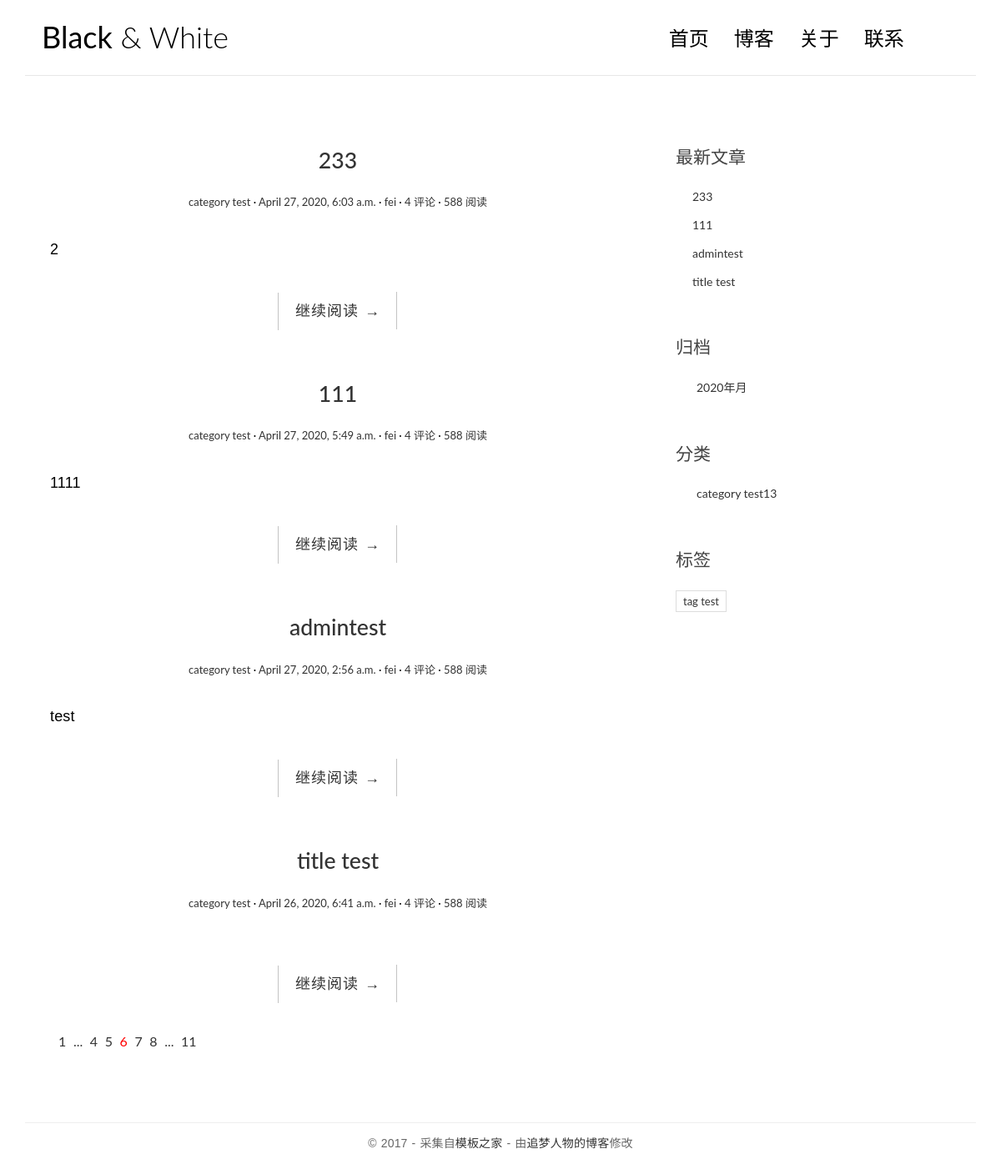
The app's page /, older data.
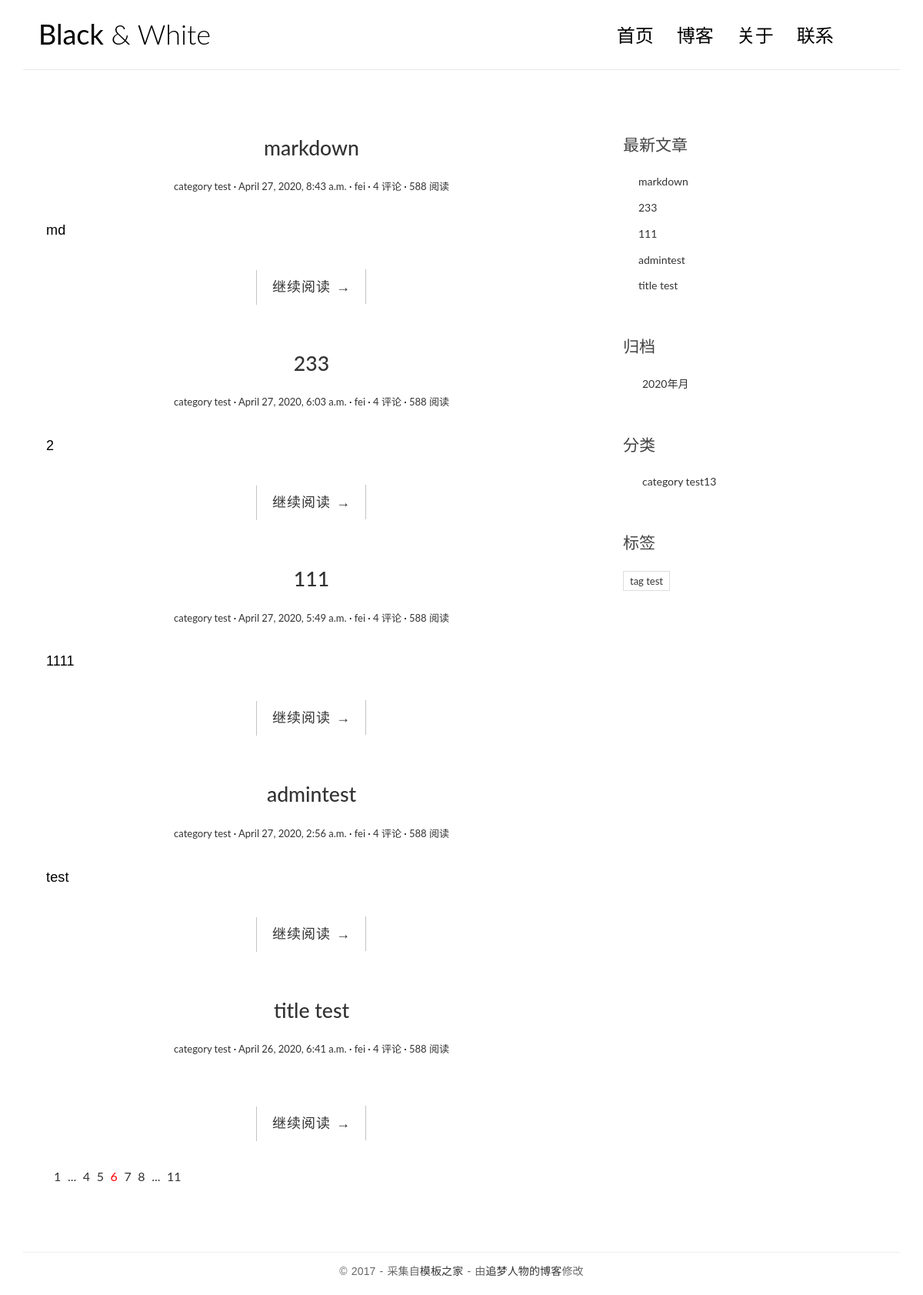
The same page, newer data.
### blog/models.py (models this page shows, shortened)
class Post(models.Model):
    class Meta:
        verbose_name = '文章'
        verbose_name_plural = verbose_name
    title = models.CharField('标题', max_length=100)
    body = models.TextField('正文', max_length=100000)
    created_time = models.DateTimeField('创建时间', default=timezone.now)
    modified_time = models.DateTimeField('修改时间')
    excerpt = models.CharField('摘要', max_length=100, blank=True)
    category = models.ForeignKey(Category, verbose_name='分类', on_delete=models.CASCADE)
    tags = models.ManyToManyField(Tag, verbose_name='标签', blank=True)
    author = models.ForeignKey(User, verbose_name='作者', on_delete=models.CASCADE)
    def get_absolute_url(self):
        return reverse('blog:detail', kwargs={'pk': self.pk})

class Category(models.Model):
    name = models.CharField(max_length=100)
    class Meta:
        verbose_name = '分类'
        verbose_name_plural = verbose_name

class Tag(models.Model):
    name = models.CharField(max_length=100)
    class Meta:
        verbose_name = '标签'
        verbose_name_plural = verbose_name

### blog/views.py (the view)
# urls.py: path('', views.index, name='index'),
def index(request):
    post_list = Post.objects.all().order_by('-created_time')
    return render(request, 'blog/index.html', context={
        'post_list': post_list
    })

### blog/templatetags/blog_extra.py (called while the page is built)
@register.inclusion_tag('blog/inclusions/_recent_posts.html', takes_context=True)
def show_recent_posts(context, num=5):
    return {
        'recent_post_list': Post.objects.all().order_by('-created_time')[:num]
    }

@register.inclusion_tag('blog/inclusions/_archives.html', takes_context=True)
def show_archives(context):
    return {
        'date_list': Post.objects.dates('created_time', 'month', order='DESC')
    }

@register.inclusion_tag('blog/inclusions/_categories.html', takes_context=True)
def show_categories(context):
    return {
        'category_list': Category.objects.all()
    }

@register.inclusion_tag('blog/inclusions/_tags.html', takes_context=True)
def show_tags(context):
    return {
        'tag_list': Tag.objects.all()
    }

### templates/blog/index.html
{% extends 'base.html' %}
{% block main %}
    {% for post in post_list %}
        <article class="post post-{{ post.pk }}">
            <header class="entry-header">
                <h1 class="entry-title">
                    <a href="{{ post.get_absolute_url }}">{{ post.title }}</a>
                </h1>
                <div class="entry-meta">
                    <span class="post-category"><a href="#">{{ post.category.name }}</a></span>
                    <span class="post-date"><a href="#"><time class="entry-date"
                                                              datetime="{{ post.created_time }}">{{ post.created_time }}</time></a></span>
                    <span class="post-author"><a href="#">{{ post.author }}</a></span>
                    <span class="comments-link"><a href="#">4 评论</a></span>
                    <span class="views-count"><a href="#">588 阅读</a></span>
                </div>
            </header>
            <div class="entry-content clearfix">
                <p>{{ post.excerpt }}</p>
                <div class="read-more cl-effect-14">
                    <a href="{{ post.get_absolute_url }}" class="more-link">继续阅读 <span class="meta-nav">→</span></a>
                </div>
            </div>
        </article>
    {% empty %}
        <div class="no-post">暂时还没有文章</div>
    {% endfor %}
    <div class="pagination">
        <ul>
            <li><a href="">1</a></li>
            <li><a href="">...</a></li>
            <li><a href="">4</a></li>
            <li><a href="">5</a></li>
            <li class="current"><a href="">6</a></li>
            <li><a href="">7</a></li>
            <li><a href="">8</a></li>
            <li><a href="">...</a></li>
            <li><a href="">11</a></li>
        </ul>
    </div>
{% endblock main %}

### templates/base.html (shortened to what this page needs)
{% load static %}
{% load blog_extra %}
<!DOCTYPE html>
<html>
<head>
    <link rel="stylesheet" href="http://code.ionicframework.com/ionicons/2.0.1/css/ionicons.min.css">
    <link rel="stylesheet" href="{% static 'blog/css/bootstrap.min.css' %}">
    <link rel="stylesheet" href="{% static 'blog/css/pace.css' %}">
    <link rel="stylesheet" href="{% static 'blog/css/custom.css' %}">
    <link href="https://cdn.bootcss.com/highlight.js/9.15.8/styles/github.min.css" rel="stylesheet">
</head>
</head>
<body>
<div class="container">
    <header id="site-header">
        <div class="row">
            <div class="col-md-4 col-sm-5 col-xs-8">
                <div class="logo">
                    <h1><a href="index.html"><b>Black</b> &amp; White</a></h1>
                </div>
            </div>
            <div class="col-md-8 col-sm-7 col-xs-4">
                <nav class="main-nav" role="navigation">
                    <div class="collapse navbar-collapse" id="bs-example-navbar-collapse-1">
                        <ul class="nav navbar-nav navbar-right">
                            <li class="cl-effect-11"><a href="index.html" data-hover="首页">首页</a></li>
                            <li class="cl-effect-11"><a href="full-width.html" data-hover="博客">博客</a></li>
                            <li class="cl-effect-11"><a href="about.html" data-hover="关于">关于</a></li>
                            <li class="cl-effect-11"><a href="contact.html" data-hover="联系">联系</a></li>
                        </ul>
                    </div>
                </nav>
            </div>
        </div>
    </header>
</div>
<div class="content-body">
    <div class="container">
        <div class="row">
            <main class="col-md-8">
                {% block main %}
                {% endblock main %}
            </main>
            <aside class="col-md-4">
                {% show_recent_posts %}
                {% show_archives %}
                {% show_categories %}
                {% show_tags %}
            </aside>
        </div>
    </div>
</div>
<footer id="site-footer">
    <div class="container">
        <div class="row">
            <div class="col-md-12">
                <p class="copyright">&copy 2017 - 采集自<a href="http://www.cssmoban.com/"
                                                        target="_blank" title="模板之家">模板之家</a>
                    - 由<a href="http://zmrenwu.com/" title="网页模板" target="_blank">追梦人物的博客</a>修改
                </p>
            </div>
        </div>
    </div>
</footer>
<body>
</body>
</body>
</html>

### templates/blog/inclusions/_recent_posts.html
<div class="widget widget-recent-posts">
    <h3 class="widget-title">最新文章</h3>
    <ul>
        {% for post in recent_post_list %}
            <li>
                <a href="{{ post.get_absolute_url }}">{{ post.title }}</a>
            </li>
        {% empty %}
            暂无文章
        {% endfor %}
    </ul>
</div>

### templates/blog/inclusions/_archives.html
<div class="widget widget-archives">
    <h3 class="widget-title">归档</h3>
    <ul>
        {% for date in date_list %}
            <li>
                <a href="{% url 'blog:archive' date.year date.month %}">{{ date.year }}年{{ data.month }}月</a>
            </li>
        {% empty %}
            暂无归档
        {% endfor %}
    </ul>
</div>

### templates/blog/inclusions/_categories.html
<div class="widget widget-category">
    <h3 class="widget-title">分类</h3>
    <ul>
        {% for category in category_list %}
            <li>
                <a href="{% url 'blog:category' category.pk %}">{{ category.name }}<span class="post-count">13</span></a>
            </li>
        {% empty %}
            暂无分类
        {% endfor %}
    </ul>
</div>

### templates/blog/inclusions/_tags.html
<div class="widget widget-tag-cloud">
    <h3 class="widget-title">标签</h3>
    <ul>
        {% for tag in tag_list %}
            <li>
                <a href="{% url 'blog:tag' tag.pk %}">{{ tag.name }}</a>
            </li>
        {% empty %}
            暂无标签
        {% endfor %}
    </ul>
</div>

### blog/static/blog/css/custom.css (style rules this page uses)
* { outline: none; }
h1, h2, h3, h4, h5, h6 { margin-top: 0; }
b { font-weight: 400; }
a { color: #333; }
body { color: #444; font-family: 'Lato', sans-serif; }
p { font-family: 'Ubuntu', sans-serif; font-weight: 400; word-spacing: 1px; letter-spacing: 0.01em; }
#site-header { background-color: #FFF; padding: 25px 20px; margin-bottom: 40px; border-bottom: 1px solid #e7e7e7; }
.logo h1 a { color: #000; }
.logo h1 { margin: 0; font-family: 'Lato', sans-serif; font-weight: 300; }
.main-nav { margin-top: 11px; max-width: 95%; }
.main-nav a { color: #000000 !important; padding: 0 0 5px 0 !important; margin-right: 30px; font-family: 'Lato', sans-serif; font-weight: 300; font-size: 24px; }
.cl-effect-11 a { padding: 10px 0; color: #0972b4; text-shadow: none; }
.cl-effect-11 a::before { position: absolute; top: 0; left: 0; overflow: hidden; padding: 0 0 5px 0 !important; max-width: 0; border-bottom: 1px solid #000; color: #000; content: attr(data-hover); white-space: nowrap; -webkit-transition: max-width 0.5s; -moz-transition: max-width 0.5s; transition: max-width 0.5s; }
.content-body { padding-bottom: 4em; }
.post { background: #fff; padding: 30px 30px 0; }
.entry-title { text-align: center; font-size: 1.9em; margin-bottom: 20px; line-height: 1.6; padding: 10px 20px 0; }
.entry-meta { text-align: center; color: #DDDDDD; font-size: 13px; margin-bottom: 30px; }
.entry-content { font-size: 18px; line-height: 1.9; font-weight: 300; color: #000; }
.post-category::after, .post-date::after, .post-author::after, .comments-link::after { content: ' ·'; color: #000; }
.read-more { font-family: 'Ubuntu', sans-serif; font-weight: 400; word-spacing: 1px; letter-spacing: 0.01em; text-align: center; margin-top: 20px; }
.cl-effect-14 a { padding: 0 20px; height: 45px; line-height: 45px; position: relative; display: inline-block; margin: 15px 25px; letter-spacing: 1px; font-weight: 400; text-shadow: 0 0 1px rgba(255, 255, 255, 0.3); }
.cl-effect-14 a::before, .cl-effect-14 a::after { position: absolute; width: 45px; height: 1px; background: #C3C3C3; content: ''; -webkit-transition: all 0.3s; -moz-transition: all 0.3s; transition: all 0.3s; pointer-events: none; }
.cl-effect-14 a::before { top: 0; left: 0; -webkit-transform: rotate(90deg); -moz-transform: rotate(90deg); transform: rotate(90deg); -webkit-transform-origin: 0 0; -moz-transform-origin: 0 0; transform-origin: 0 0; }
.cl-effect-14 a::after { right: 0; bottom: 0; -webkit-transform: rotate(90deg); -moz-transform: rotate(90deg); transform: rotate(90deg); -webkit-transform-origin: 100% 0; -moz-transform-origin: 100% 0; transform-origin: 100% 0; }
.widget { background: #fff; padding: 30px 0 0; }
.widget-title { font-size: 1.5em; margin-bottom: 20px; line-height: 1.6; padding: 10px 0 0; font-weight: 400; }
.widget-recent-posts ul { padding: 0; margin: 0; padding-left: 20px; }
.widget-recent-posts ul li { list-style-type: none; position: relative; line-height: 170%; margin-bottom: 10px; }
.widget-recent-posts ul li::before { content: '\f3d3'; font-family: "Ionicons"; position: absolute; left: -17px; top: 3px; font-size: 16px; color: #000; }
.widget-archives ul { padding: 0; margin: 0; padding-left: 25px; }
.widget-archives ul li { list-style-type: none; position: relative; line-height: 170%; margin-bottom: 10px; }
.widget-archives ul li::before { content: '\f3f3'; font-family: "Ionicons"; position: absolute; left: -25px; top: 1px; font-size: 16px; color: #000; }
.widget-category ul { padding: 0; margin: 0; padding-left: 25px; }
.widget-category ul li { list-style-type: none; position: relative; line-height: 170%; margin-bottom: 10px; }
.widget-category ul li::before { content: '\f3fe'; font-family: "Ionicons"; position: absolute; left: -25px; top: 1px; font-size: 18px; color: #000; }
.widget-tag-cloud ul { padding: 0; margin: 0; margin-right: -10px; }
.widget-tag-cloud ul li { list-style-type: none; font-size: 13px; display: inline-block; margin-right: 10px; margin-bottom: 10px; padding: 3px 8px; border: 1px solid #ddd; }
#site-footer { padding-top: 10px; padding: 0 0 1.5em 0; }
.copyright { text-align: center; padding-top: 1em; margin: 0; border-top: 1px solid #eee; color: #666; }
.pagination ul { list-style: none; }
.pagination ul li { display: inline-block; font-size: 16px; margin-right: 5px; }
.current a { color: red; }

Row changes from the older to the newer data that the page shows:
added Post: title "markdown", category.name "category test", created_time "April 27, 2020, 8:43 a.m.", author "fei", excerpt "md"
